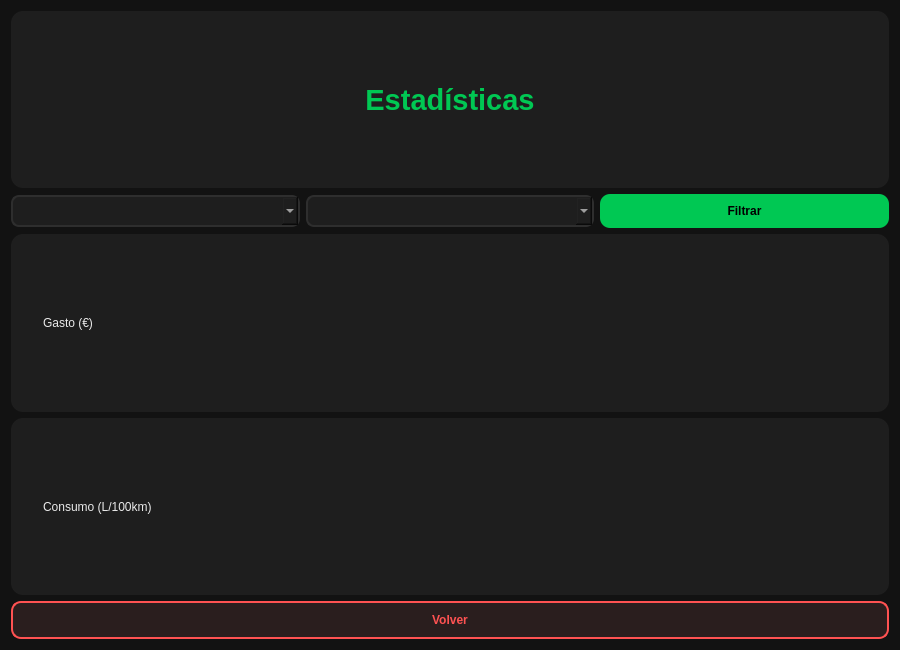
<?xml version="1.0" encoding="UTF-8"?>
<ui version="4.0">
 <class>EstadisticasView</class>
 <widget class="QWidget" name="EstadisticasView">
  <property name="geometry">
   <rect>
    <x>0</x>
    <y>0</y>
    <width>900</width>
    <height>650</height>
   </rect>
  </property>
  <property name="windowTitle">
   <string>Estadísticas</string>
  </property>

  <!-- ================= ESTILOS ================= -->
  <property name="styleSheet">
   <string>
QWidget {
    background-color: #121212;
    color: #eaeaea;
    font-family: Segoe UI;
}

QLabel#labelTitulo {
    color: #00c853;
}

QComboBox {
    background-color: #1e1e1e;
    border: 2px solid #2e2e2e;
    border-radius: 8px;
    padding: 6px;
}

QComboBox:focus {
    border: 2px solid #00c853;
}

QPushButton {
    background-color: #00c853;
    border-radius: 10px;
    padding: 10px;
    font-weight: bold;
    color: #000000;
}

QPushButton:hover {
    background-color: #00e676;
}

QPushButton#btnVolver {
    background-color: #2a1e1e;
    border: 2px solid #ff5252;
    color: #ff5252;
}

QPushButton#btnVolver:hover {
    background-color: #ff5252;
    color: #000000;
}

QFrame {
    background-color: #1e1e1e;
    border-radius: 12px;
    padding: 10px;
}
   </string>
  </property>

  <!-- ================= LAYOUT PRINCIPAL ================= -->
  <layout class="QVBoxLayout">

   <!-- TÍTULO -->
   <item>
    <widget class="QLabel" name="labelTitulo">
     <property name="text">
      <string>Estadísticas</string>
     </property>
     <property name="alignment">
      <set>Qt::AlignCenter</set>
     </property>
     <property name="font">
      <font>
       <pointsize>22</pointsize>
       <bold>true</bold>
      </font>
     </property>
    </widget>
   </item>

   <!-- FILTROS -->
   <item>
    <layout class="QHBoxLayout">

     <item>
      <widget class="QComboBox" name="comboMes"/>
     </item>

     <item>
      <widget class="QComboBox" name="comboAnio"/>
     </item>

     <item>
      <widget class="QPushButton" name="btnFiltrar">
       <property name="text">
        <string>Filtrar</string>
       </property>
      </widget>
     </item>

    </layout>
   </item>

   <!-- GRÁFICA GASTO -->
   <item>
    <widget class="QFrame">
     <layout class="QVBoxLayout" name="layoutGasto">
      <item>
       <widget class="QLabel">
        <property name="text">
         <string>Gasto (€)</string>
        </property>
       </widget>
      </item>
     </layout>
    </widget>
   </item>

   <!-- GRÁFICA CONSUMO -->
   <item>
    <widget class="QFrame">
     <layout class="QVBoxLayout" name="layoutConsumo">
      <item>
       <widget class="QLabel">
        <property name="text">
         <string>Consumo (L/100km)</string>
        </property>
       </widget>
      </item>
     </layout>
    </widget>
   </item>

   <!-- BOTÓN VOLVER -->
   <item>
    <widget class="QPushButton" name="btnVolver">
     <property name="text">
      <string>Volver</string>
     </property>
    </widget>
   </item>

  </layout>
 </widget>
 <resources/>
 <connections/>
</ui>
